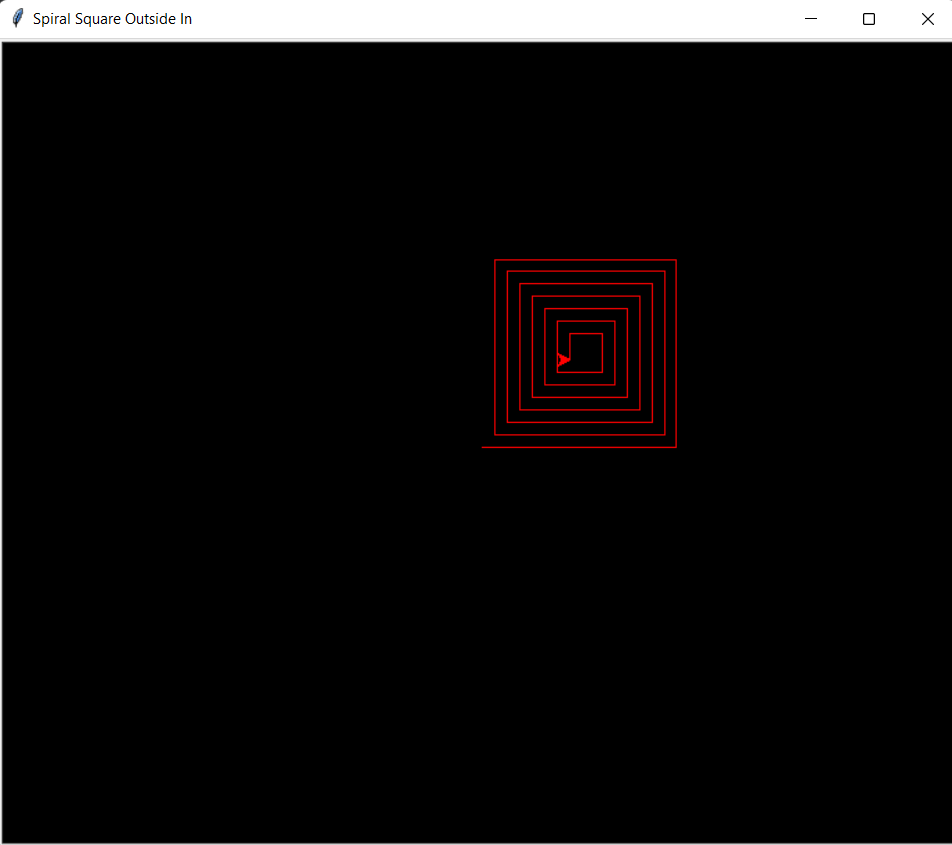

Here is the Python script that generated this plot:
# program to draw spiral square outside in
import turtle
screen = turtle.Screen()
screen.bgcolor("black")
screen.title("Spiral Square Outside In")
tur = turtle.Turtle()
tur.color("red")


def squarefun(size):
    for i in range(4):
        tur.fd(size)
        tur.left(90)
        size = size-5


squarefun(155)
squarefun(136)
squarefun(116)
squarefun(96)
squarefun(76)
squarefun(56)
squarefun(36)
turtle.done()
"""
output file added
"""
